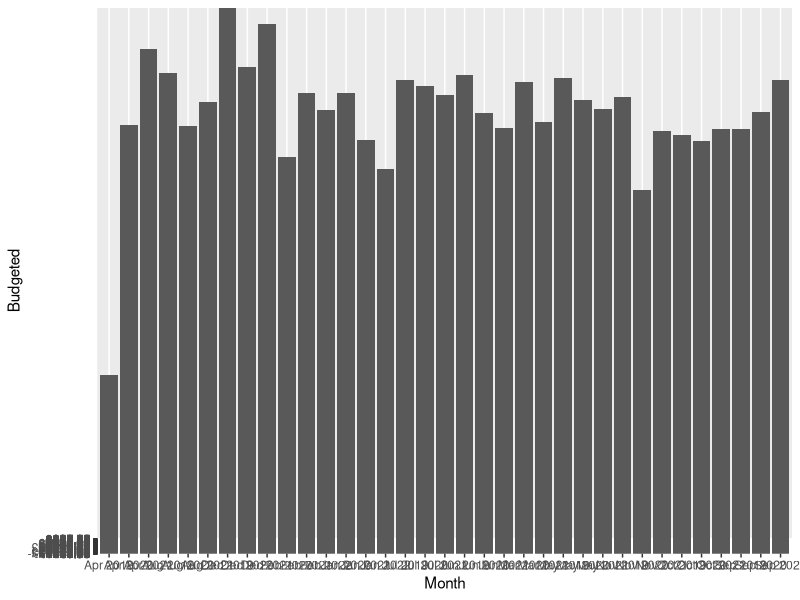

The R source for this figure:
## ---- chunk 1
library(tidyverse)
## ---- chunk 2
budget <- read_csv("Joint Budget as of 2022-02-22 0208 PM - Budget.csv")
register <- read_csv("Joint Budget as of 2022-02-22 0208 PM - Register.csv")
## ---- chunk 3
budget %>%
  ggplot(aes(x = Month, y = Budgeted)) +
  geom_col() 
